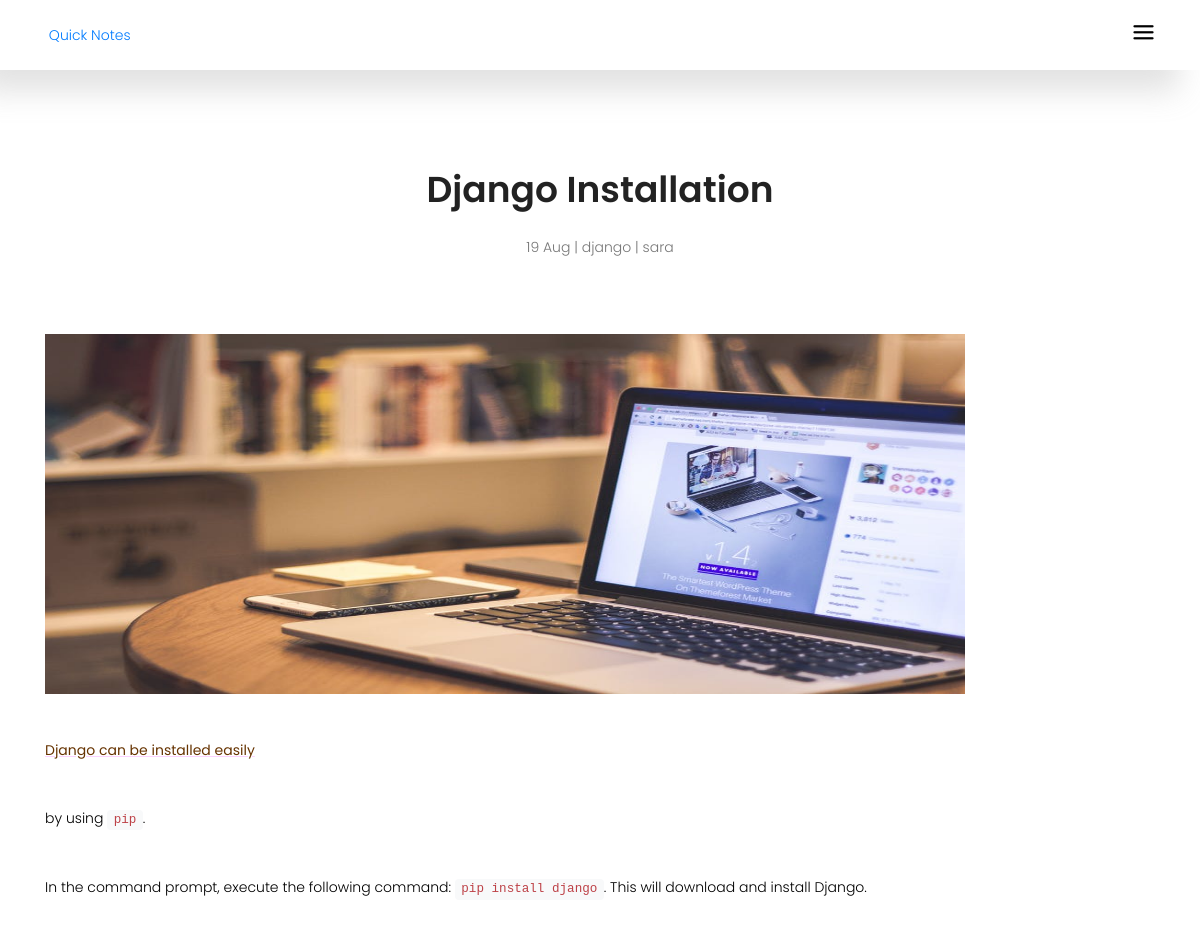
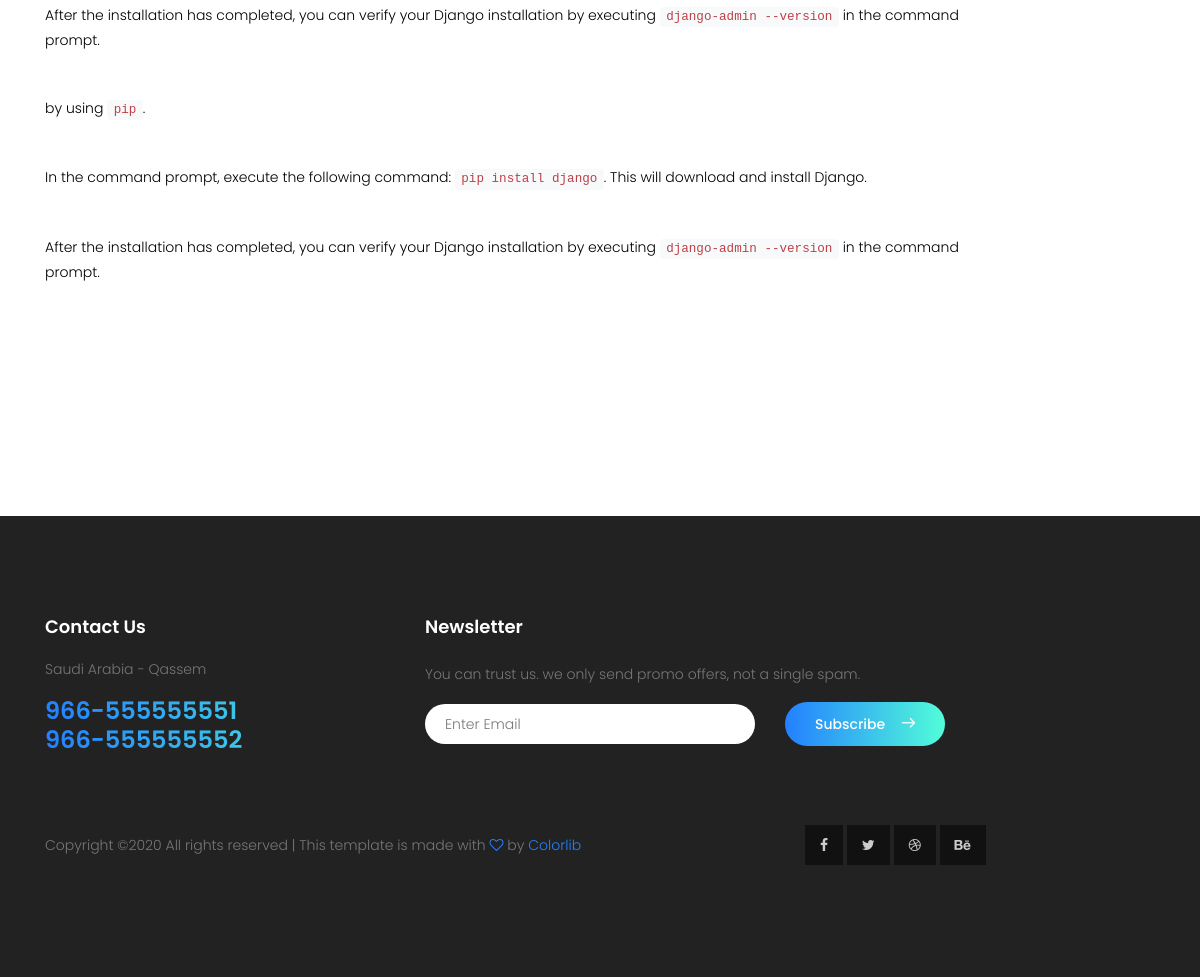
/notes/django-installation/, run on the app's committed database (2 pictures, top to bottom).
### notes_app/models.py (models this page shows, shortened)
class Note(models.Model):
    user    = models.ForeignKey(User , on_delete=models.CASCADE)
    title   = models.CharField(max_length=50)
    slug    = models.SlugField(null=True , blank= True)
    content =  RichTextField()
    created = models.DateTimeField(blank=True, default=datetime.datetime.now)
    active  = models.BooleanField(default=True)
    tags    = models.CharField(blank=True, max_length=100)
    img = models.ImageField(upload_to="note-img")
    def __str__(self):
        return self.title

### notes_app/views.py (the view)
# urls.py: url(r'^(?P<slug>[-\w]+)/$' , views.detail , name='note_detail'),
def detail(request , slug):
    note = Note.objects.get(slug=slug)
    context = {
    'note' : note
    }
    return render(request,'one_note.html' , context)

### notes_app/templates/one_note.html
{%extends "base.html" %}
{% load static %}
{% block body %}
    <section class="blog-area section-gap">
      <div class="container">
        <div class="row justify-content-center">
          <div class="col-md-8 pb-30 header-text">
            <h1>{{note}}</h1>
            <p>
              {{note.created|date:"j M"}} | {{note.tags}} | {{note.user.username}}
            </p>
          </div>
        </div>
        <div class="row">
          <div class="single-blog col-lg-10 col-md-10">
            <img class="f-img img-fluid mx-auto post-banner" src="{{note.img.url}}" alt="">
            <p>
              {{note.content|safe}}
            </p>
          </div>
        </div>
      </div>
    </section>
{% endblock%}

### static/home-static/css/main.css (style rules this page uses)
body { color: #777777; font-family: "Poppins", sans-serif; font-size: 14px; font-weight: 300; line-height: 1.625em; position: relative; }
h1, h2, h3, h4, h5, h6 { font-family: "Poppins", sans-serif; color: #222222; line-height: 1.2em !important; margin-bottom: 0; margin-top: 0; font-weight: 600; }
h1, .h1 { font-size: 36px; }
.pb-30 { padding-bottom: 30px; }
b, i, sup, sub, u, del { color: #fcd2ff; }
h1 { font-size: 36px; }
h1, h2, h3, h4, h5, h6 { line-height: 1.5em; }
body { position: relative; }
.section-gap { padding: 120px 0; }
.blog-area h1 { text-align: center; margin-bottom: 25px; font-weight: 600; text-transform: capitalize; }
.blog-area p { margin-bottom: 45px; text-align: center; }
.single-blog p { text-align: left; margin-top: 15px; }
.single-blog .f-img { -webkit-transition: all 0.3s ease 0s; -moz-transition: all 0.3s ease 0s; -o-transition: all 0.3s ease 0s; transition: all 0.3s ease 0s; }
p { color: #777; }

### static/home-static/css/mystyle.css (style rules this page uses)
.post-banner { width: 100% ; height: 360px; }

### data on the page
Note: title "Django Installation", created "19 Aug", tags "django", user.username "sara", img (picture), content "Django can be installed easily by using pip . In the command prompt, execute the following command: pip install django . This will download and install Django. After the installation has completed, you can verify your Django installation by executing django-admin --version in the command prompt. by using pip . In the command prompt, execute the following command: pip install django . This will download and install Django. After the installation has completed, you can verify your Django installation by executing django-admin --version in the command prompt."
